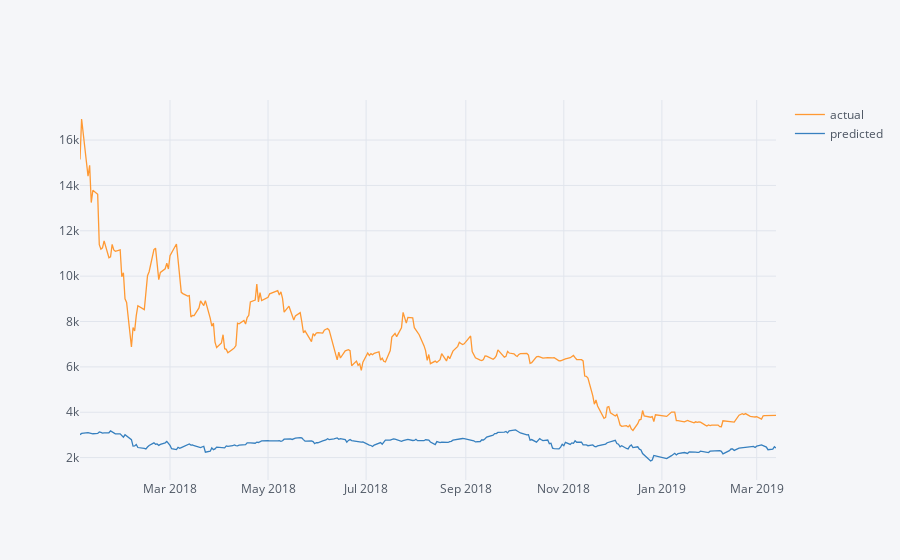

Here is the notebook cell this chart was saved with:
### Code cell
# 実際のBTC_USDと予測結果（2018-01-4から2019-03-13まで）
pd.DataFrame({
    "actual": test_y["close_btc"],
    "predicted": model.predict(test_x).reshape(1, -1)[0]
}).iplot()

### Figure 1 — Plotly figure (JSON) as saved in the notebook; plotly's stock layout.template omitted (floating-point values rounded to 4 significant figures; data arrays with more than 128 entries replaced by an {"elided": "..."} marker saying what was removed)
{"data": [{"line": {"color": "rgba(255, 153, 51, 1.0)", "dash": "solid", "shape": "linear", "width": 1.3}, "mode": "lines", "name": "actual", "text": "", "type": "scatter", "uid": "ecb830dc-f7ee-4e7b-930d-a21bf483feb0", "x": {"elided": "293 str values"}, "y": {"elided": "293 float values"}}, {"line": {"color": "rgba(55, 128, 191, 1.0)", "dash": "solid", "shape": "linear", "width": 1.3}, "mode": "lines", "name": "predicted", "text": "", "type": "scatter", "uid": "cc57ef24-eb65-4e50-9d0a-446c72bc97de", "x": {"elided": "293 str values"}, "y": {"elided": "293 float values"}}], "layout": {"legend": {"bgcolor": "#F5F6F9", "font": {"color": "#4D5663"}}, "paper_bgcolor": "#F5F6F9", "plot_bgcolor": "#F5F6F9", "title": {"font": {"color": "#4D5663"}}, "xaxis": {"gridcolor": "#E1E5ED", "showgrid": true, "tickfont": {"color": "#4D5663"}, "title": {"font": {"color": "#4D5663"}, "text": ""}, "zerolinecolor": "#E1E5ED"}, "yaxis": {"gridcolor": "#E1E5ED", "showgrid": true, "tickfont": {"color": "#4D5663"}, "title": {"font": {"color": "#4D5663"}, "text": ""}, "zerolinecolor": "#E1E5ED"}}}
